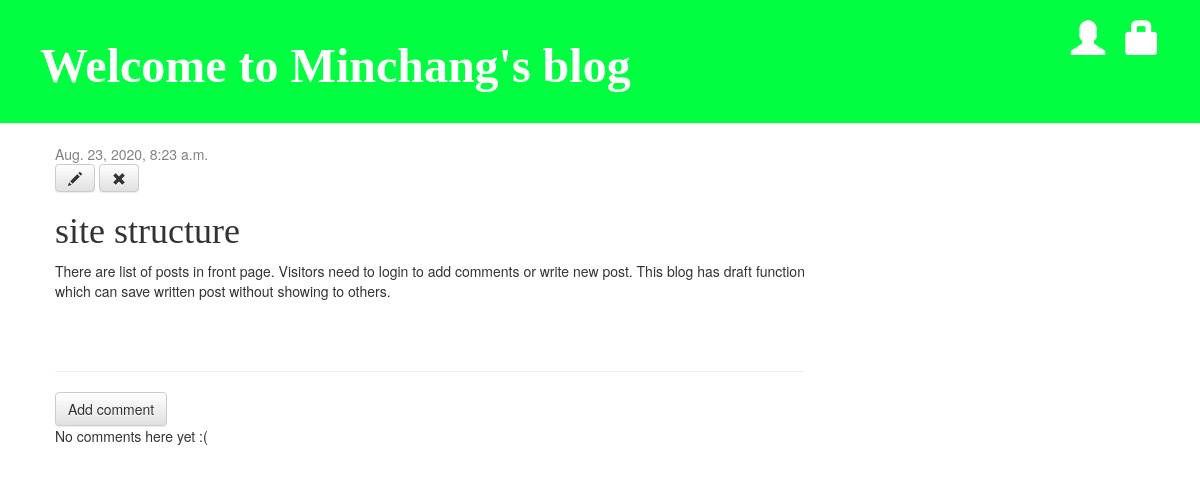
Screenshot of /post/8 with the database file from the repository.
### blog/models.py (models this page shows, shortened)
class Post(models.Model):
    author = models.ForeignKey(settings.AUTH_USER_MODEL, on_delete = models.CASCADE)
    title = models.CharField(max_length=200)
    text = models.TextField()
    created_date = models.DateTimeField(
            default=timezone.now)
    published_date = models.DateTimeField(
            blank=True, null=True)

### blog/views.py (the view)
# urls.py: path('post/<int:pk>', views.post_detail, name='post_detail'),
def post_detail(request, pk):
    post = get_object_or_404(Post, pk=pk)
    return render(request, 'blog/post_detail.html', {'post' : post})

### blog/templates/blog/post_detail.html
{% extends 'blog/base.html' %}
{% block content %}
  <div class="post">
    {% if post.published_date %}
      <div class="date">
        {{ post.published_date}}
      </div>
    {% else %}
      <a class="btn btn-default" href="{% url 'post_publish' pk=post.pk %}">Publish</a>
    {% endif %}
    <a class="btn btn-default" href="{% url 'post_edit' pk=post.pk %}"><span class="glyphicon glyphicon-pencil"></span></a>
    <a class="btn btn-default" href="{% url 'post_remove' pk=post.pk %}"><span class="glyphicon glyphicon-remove"></span></a>
    <h1>{{ post.title }}</h1>
    <p>{{ post.text|linebreaksbr }}</p>
  </div>
  <hr>
  <a class="btn btn-default" href="{% url 'add_comment_to_post' pk=post.pk %}">Add comment</a>
  {% for comment in post.comments.all %}
    {% if user.is_authenticated or comment.approved_comment %}
    <div class="comment">
        <div class="date">
            {{ comment.created_date }}
            {% if not comment.approved_comment %}
                <a class="btn btn-default" href="{% url 'comment_remove' pk=comment.pk %}"><span class="glyphicon glyphicon-remove"></span></a>
                <a class="btn btn-default" href="{% url 'comment_approve' pk=comment.pk %}"><span class="glyphicon glyphicon-ok"></span></a>
            {% endif %}
        </div>
        <strong>{{ comment.author }}</strong>
        <p>{{ comment.text|linebreaks }}</p>
    </div>
    {% endif %}
  {% empty %}
      <p>No comments here yet :(</p>
  {% endfor %}
{% endblock %}

### blog/static/css/blog.css (style rules this page uses)
body { padding-left: 0px; }
h1, h2, h3, h4 { font-family: 'Lobster', cursive; }
.date { color: #828282; }
.post { margin-bottom: 70px; }

### rows the page displays
Post: published_date "Aug. 23, 2020, 8:23 a.m.", title "site structure", text "There are list of posts in front page. Visitors need to login to add comments or write new post. This blog has draft function which can save written post without showing to others."
